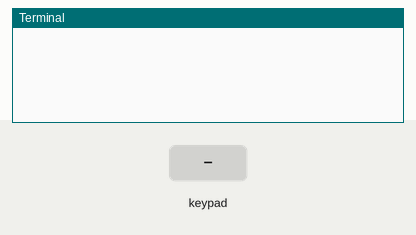
This program was run on a simulated Raspberry Pi (BCM pin numbers). Parts: the last lines printed to the terminal. The inputs (shaded band) are chosen by the test bench.

Above: at 1.2 s.
1.3 s: key '1' pressed
At 2.1 s:
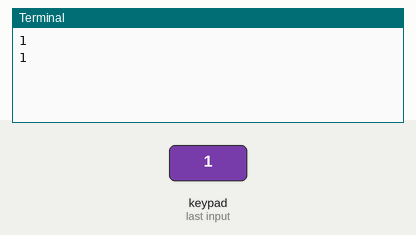
2.8 s: keypad keys 1 2 # pressed 0.4 s apart
At 5.1 s:
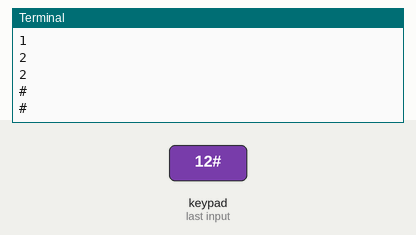
5.5 s: key 'A' pressed
At 6.7 s:
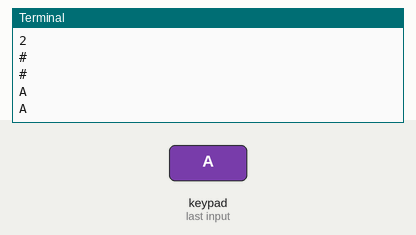
7.0 s: keypad keys 1 2 * pressed 0.4 s apart
At 8.5 s:
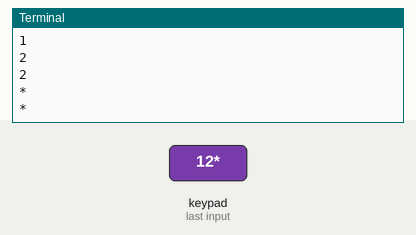
9.7 s: key 'B' pressed
At 10.9 s:
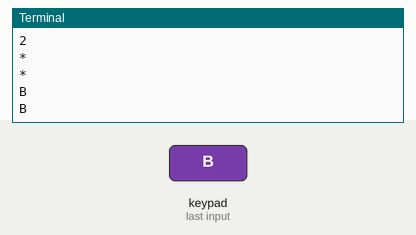
11.2 s: keypad keys 1 2 D pressed 0.4 s apart
At 13.0 s:
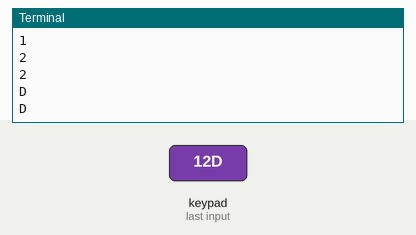

Measured:
- after the input at 1.3 s, the terminal: prints a new line at once (image 1)
- after the input at 2.8 s, the terminal: prints a new line after 0.40 s (image 2)
- after the input at 5.5 s, the terminal: prints a new line at once (image 3)
- after the input at 7.0 s, the terminal: prints a new line at once (image 4)
- after the input at 9.7 s, the terminal: prints a new line at once (image 5)
- after the input at 11.2 s, the terminal: prints a new line at once (image 6)

The program:

09a-keypad-intro-code.py
```python
# import required libraries
import RPi.GPIO as GPIO
import time

# these GPIO pins are connected to the keypad
# change these according to your connections
L1 = 24 # (A8)
L2 = 25 # (A7)
L3 = 8 # (A6)
L4 = 7 # (A5)

C1 = 12 # (A4)
C2 = 16 # (A3)
C3 = 20 # (A2)
C4 = 21 # (A1)

# Initialize the GPIO pins

GPIO.setwarnings(False)
GPIO.setmode(GPIO.BCM)

GPIO.setup(L1, GPIO.OUT)
GPIO.setup(L2, GPIO.OUT)
GPIO.setup(L3, GPIO.OUT)
GPIO.setup(L4, GPIO.OUT)

# Make sure to configure the input pins to use the internal pull-down resistors

GPIO.setup(C1, GPIO.IN, pull_up_down=GPIO.PUD_DOWN)
GPIO.setup(C2, GPIO.IN, pull_up_down=GPIO.PUD_DOWN)
GPIO.setup(C3, GPIO.IN, pull_up_down=GPIO.PUD_DOWN)
GPIO.setup(C4, GPIO.IN, pull_up_down=GPIO.PUD_DOWN)

# The readLine function implements the procedure discussed in detail in your guide
# It sends out a single pulse to one of the rows of the keypad
# and then checks each column for changes
# If it detects a change, the user pressed the button that connects the given line
# to the detected column

def readLine(line, characters):
    GPIO.output(line, GPIO.HIGH)
    if(GPIO.input(C1) == 1):
        print(characters[0])
    if(GPIO.input(C2) == 1):
        print(characters[1])
    if(GPIO.input(C3) == 1):
        print(characters[2])
    if(GPIO.input(C4) == 1):
        print(characters[3])
    GPIO.output(line, GPIO.LOW)

try:
    while True:
        # call the readLine function for each row of the keypad
        readLine(L1, ["1","2","3","A"])
        readLine(L2, ["4","5","6","B"])
        readLine(L3, ["7","8","9","C"])
        readLine(L4, ["*","0","#","D"])
        time.sleep(0.1)
except KeyboardInterrupt:
    print("\nApplication stopped!")
```
